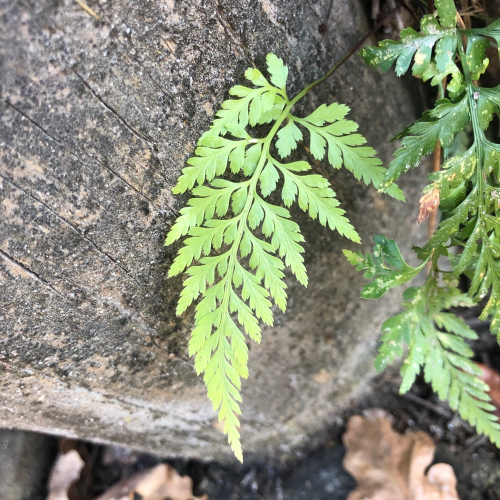
#> input picture images/black spleenwort fern.jpg, 1000 x 1000 px (shown at 1/2 size)
$ jupyter execute FractalCompression.ipynb
#> lines starting #> are read from the running program, lines starting #| are printed output that depends on the picture; long printed decimals are rounded
[cell 1]
import matplotlib.pyplot as plt
import numpy as np
import cv2
import imutils

[cell 2]
####### FRACTAL IMAGE COMPRESSION
# follows the algorithm outlined in "Introduction to Fractal Image Compression - Texas Instruments 1997".
# For readability variable names are the same as those given in the report.
# The current version only works for square, greyscale images, so any test images must be converted to this format before compressing.

## Transformations & helper functions
# 1. Downscaling

def resize(img,scale):
    return imutils.resize(img, img.shape[0]//scale,img.shape[1]//scale)

# 2. rotations

def rotate(img, theta):
    return imutils.rotate(img, theta)

# 3. reflections -- rotates through x-axis

def reflect(img,direction):
    return img[::direction,:]

# 4. combining all transformations

def transform(img,direction,theta):
    return(rotate(reflect(img,direction),theta))

# SSE measures distance between two blocks
def SSE(range_block, domain_block):
    return(np.sum(domain_block - range_block)**2)

# finds contrast value based on closed form solution given in "Introduction to Fractal Image Compression"
def get_alpha(range_block, domain_block):
    N = (domain_block.shape[0])**2
    alpha = (N*np.sum(domain_block*range_block)- np.sum(domain_block)*np.sum(range_block))/(N*np.sum(domain_block**2)- np.sum(domain_block**2))
    return(alpha)

# finds brightness value based on closed form solution given in "Introduction to Fractal Image Compression"
def get_t(range_block, domain_block,alpha):
    N = (domain_block.shape[0])**2
    t = (np.sum(range_block) - alpha*np.sum(domain_block))/N
    return(t)

[cell 3]
## encoding function: takes an image and saves the best set of transformations and permutations in the fractal codebook.
# codebook stores the position of each block and the best transformations to apply to them.

def encode(img, range_size,domain_size):
    codebook = [] # will be the final list of blocks and transformations
    perms = []    # will be the list of all blocks
    D8 = [[r, theta] for r in [1,-1] for theta in [0, 90, 180, 270]]

    # first, make all all domain blocks and their permutations, store in list.
    scale = domain_size//range_size
    count1 = img.shape[0]// domain_size
    for k in range(count1):
        for l in range(count1):
            Domain_block = resize(img[k:k+domain_size,l:l+domain_size], scale) # creates a domain block
            for r, theta in D8:
                perms.append((k,l, r, theta, transform(Domain_block, r, theta)))

    # now find the best transformations by minimising SSE between range and domain blocks
    count2 = img.shape[0] // range_size
    for i in range(count2):
        codebook.append([])
        for j in range(count2):
            codebook[i].append(None)
            best = float('inf')
            Range_block = img[i*range_size:(i+1)*range_size,j*range_size:(j+1)*range_size]    # creates a range block
            for k, l, r, theta, Domain_block in perms:
                alpha= get_alpha(Range_block,Domain_block)
                t = get_t(Range_block,Domain_block, alpha)
                Domain_block = alpha*Domain_block + t
                d = SSE(Range_block,Domain_block)
                if d < best:
                    best = d
                    codebook[i][j] = (k, l, r, theta, alpha, t)
    return codebook

[cell 4]
# decoding function: takes an initial image and a fractal codebook as input. Then iteratively applies maps from fractal codebook to the
#initial image for a specified number of iterations. Returns a list of matrices which can be plotted as images.
# The initial image must be the same size as the original image.
# For size argument, choose the same value as the range_size value when encoding.

def decode(init_img,codebook,size,iter=6):
    range_size,domain_size = size,size
    iterations = [init_img]
    img = np.zeros((init_img.shape[0],init_img.shape[1]))
    for i_iter in range(iter):
        for i in range(len(codebook)):
            for j in range(len(codebook[i])):
                k, l, r, theta, alpha, t = codebook[i][j]
                Domain_block = iterations[-1][k:k+range_size,l:l+range_size]
                Range_block = alpha*transform(Domain_block, r, theta)+t
                img[i*domain_size:(i+1)*domain_size,j*domain_size:(j+1)*domain_size] = Range_block
        iterations.append(img)
        img = np.zeros((init_img.shape[0],init_img.shape[1]))
    return iterations

[cell 5]
## make a greyscale image --- only dealing with greyscale images for this project.
# to return a colour image we could split an RGB image into its 3 colour channels and apply the encoding/decoding to each channel, then stitch it back together.

def make_test_img(img,d,x_offset, y_offset,scale=1):
    r,g,b = img[:,:,0],img[:,:,1],img[:,:,2]
    grey = 0.2989*r + 0.587*g + 0.114*b
    return(resize(grey[y_offset:y_offset+d,x_offset:x_offset+d],scale))

def find_comp_ratio(img,codebook):
    import sys
    return(print(f"Original size: {sys.getsizeof(img)}"),print(f"Compressed size: {sys.getsizeof(codebook)}"),print(f"Compression ratio: {sys.getsizeof(img)/sys.getsizeof(codebook)}"))

[cell 6]
## test images

fern = cv2.imread("images/black spleenwort fern.jpg")[...,::-1]
gibbon = cv2.imread("images/gibbon.jpg")[...,::-1]
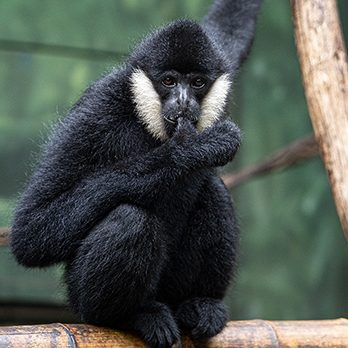
#> input picture images/gibbon.jpg, 348 x 348 px

[cell 7]
## TESTING
# Here load two images: an image to compress and an initial image for decoding. Make sure they are the same size. Then you can change the range and domain block
# sizes when encoding to try out different compression ratios. Just beware that it becomes very slow for block sizes under 8.


test_gibbon = make_test_img(gibbon,100,100,2)
#> in make_test_img, `r,g,b = img[:,:,0],img[:,:,1],img[:,:,2]`:
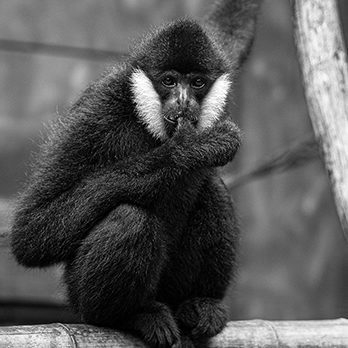
#> g: shape (348, 348); min 0, max 255, mean 87.3
#> in make_test_img, `r,g,b = img[:,:,0],img[:,:,1],img[:,:,2]`:
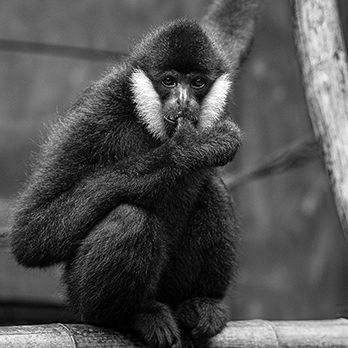
#> b: shape (348, 348); min 0, max 255, mean 80.9
#> in resize, `return imutils.resize(img, img.shape[0]//scale,img.shape[1]//scale)`:
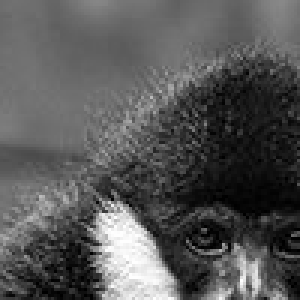
#> returned value: shape (100, 100) float64 (shown 3 times larger); min 0, max 255, mean 87.2
test_fern = make_test_img(fern,100,100,2)
#> call 2 of make_test_img, with d = 100, x_offset = 100, y_offset = 2, scale = 1
#> in make_test_img (call 2), `r,g,b = img[:,:,0],img[:,:,1],img[:,:,2]`:
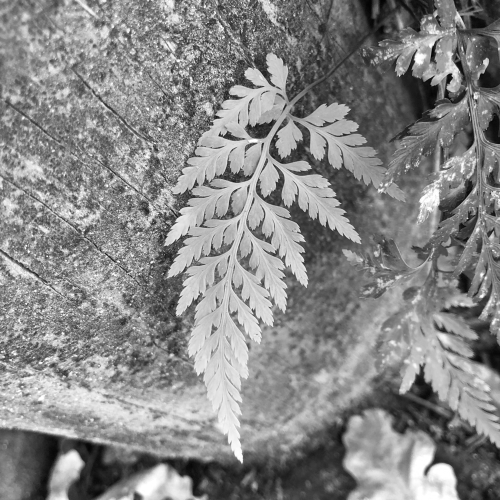
#> r: shape (1000, 1000) (shown at 1/2 size); min 0, max 255, mean 135.4
#> in make_test_img (call 2), `r,g,b = img[:,:,0],img[:,:,1],img[:,:,2]`:
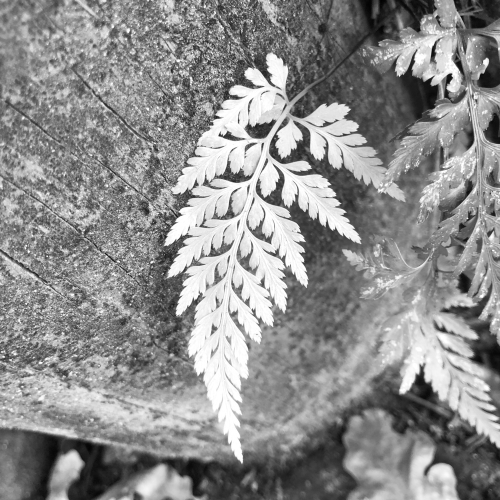
#> g: shape (1000, 1000) (shown at 1/2 size); min 0, max 255, mean 141.4
#> in make_test_img (call 2), `r,g,b = img[:,:,0],img[:,:,1],img[:,:,2]`:
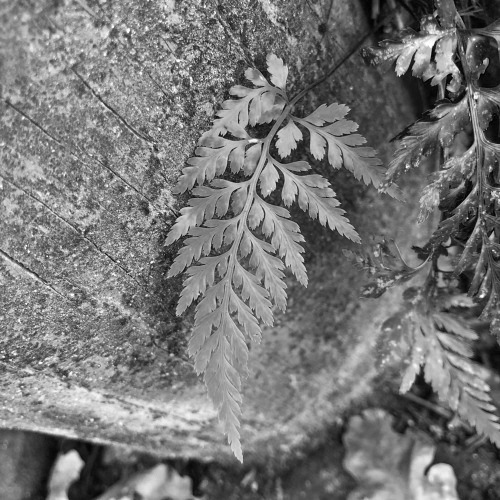
#> b: shape (1000, 1000) (shown at 1/2 size); min 0, max 255, mean 118.9
#> in make_test_img (call 2), `grey = 0.2989*r + 0.587*g + 0.114*b`:
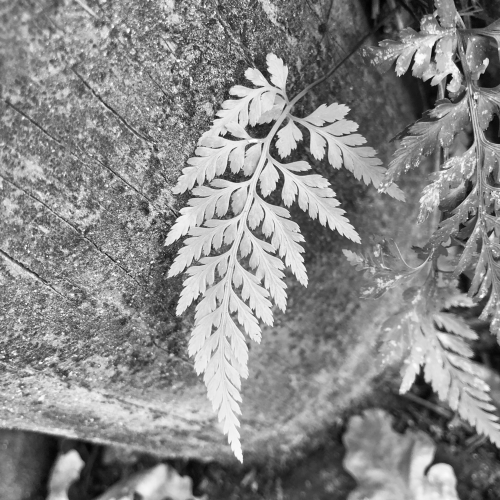
#> grey: shape (1000, 1000) float64 (shown at 1/2 size); min 0.712, max 255, mean 137
#> call 2 of resize, with scale = 1
#> in resize (call 2), `return imutils.resize(img, img.shape[0]//scale,img.shape[1]//scale)`:
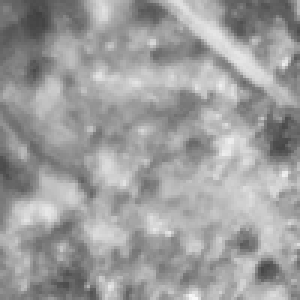
#> returned value: shape (100, 100) float64 (shown 3 times larger); min 64.84, max 248.5, mean 158.1

enc = encode(test_gibbon,16,32)
#> after the loop in encode, `for k in range(count1):`: perms = 72 items
#> in encode, `count2 = img.shape[0] // range_size`: count2 = 6
#> the loop in encode, `for i in range(count2):` made 6 passes
dec = decode(test_fern,enc,16)
#> after the loop in decode, `for i_iter in range(iter):`: img: shape (100, 100) float64; every value is 0

find_comp_ratio(test_gibbon,enc)
#| Original size: 80128
#| Compressed size: 120
#| Compression ratio: 667.733

[cell 8]
# changing the value plots different iterations.

plt.imshow(dec[6],cmap = "grey")
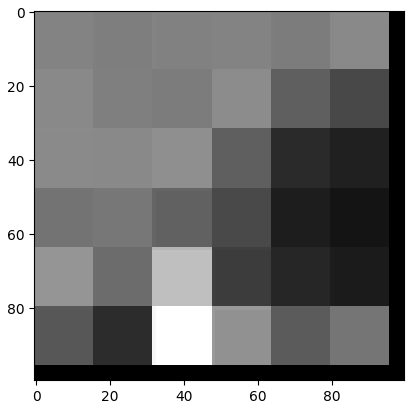
#> figure drawn by matplotlib, 1 panel
